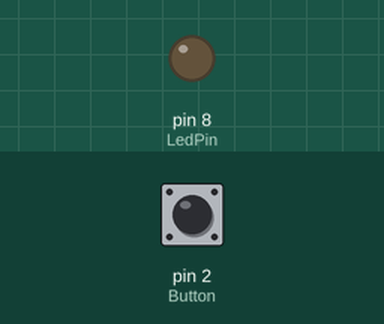
A sketch run on a simulated Arduino Uno, built with avr-gcc and run on an emulated ATmega328P. Parts: output pins drawn as LEDs (lit = HIGH). Inputs (shaded band) come from the test bench; at power-on: pin 2 (Button) HIGH.

Above: at 1.2 s.
1.3 s: pin 2 (Button) pulled LOW for 0.15 s
At 1.37 s:
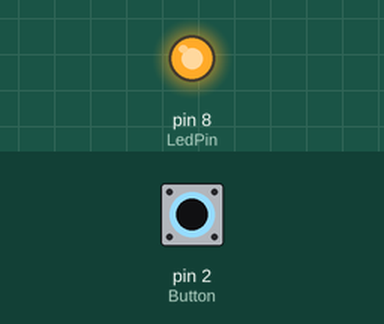
2.9 s: pin 2 (Button) pulled LOW for 3.2 s
At 7.5 s:
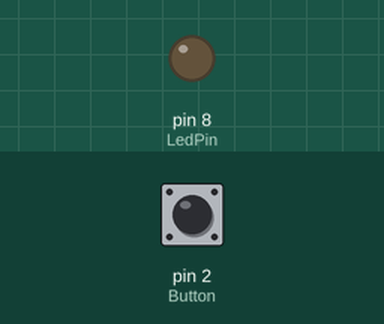
Timing chart, 0 to 9.0 s (numbered marks = the images above; inputs shaded):
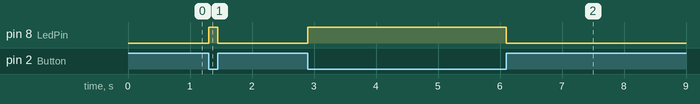

The sketch:

Led_button_control.ino
```cpp
int LedPin = 8;
int Button = 2;
int status = HIGH;

void setup() {
  // put your setup code here, to run once:
  pinMode(Button,INPUT);
  pinMode(LedPin,OUTPUT);

}

void loop() {
  // put your main code here, to run repeatedly:
    status = digitalRead(Button);
    if (status == LOW){
      digitalWrite(LedPin,HIGH);
    }
    if(status == HIGH){
      digitalWrite(LedPin,LOW);
    }

}
```

Measured:
- after the input at 1.3 s, pin 8 (LedPin): LOW → HIGH at once, → LOW 0.15 s later
- after the input at 2.9 s, pin 8 (LedPin): LOW → HIGH at once, → LOW 3.2 s later
